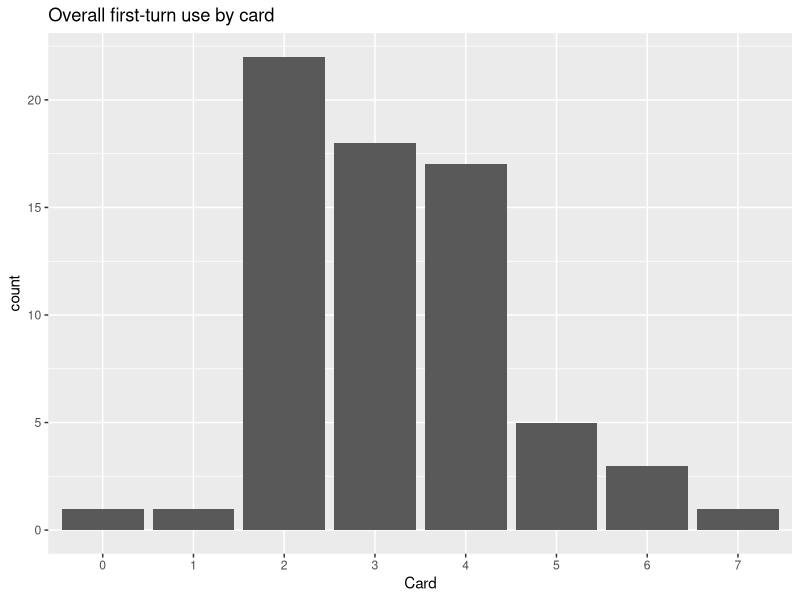
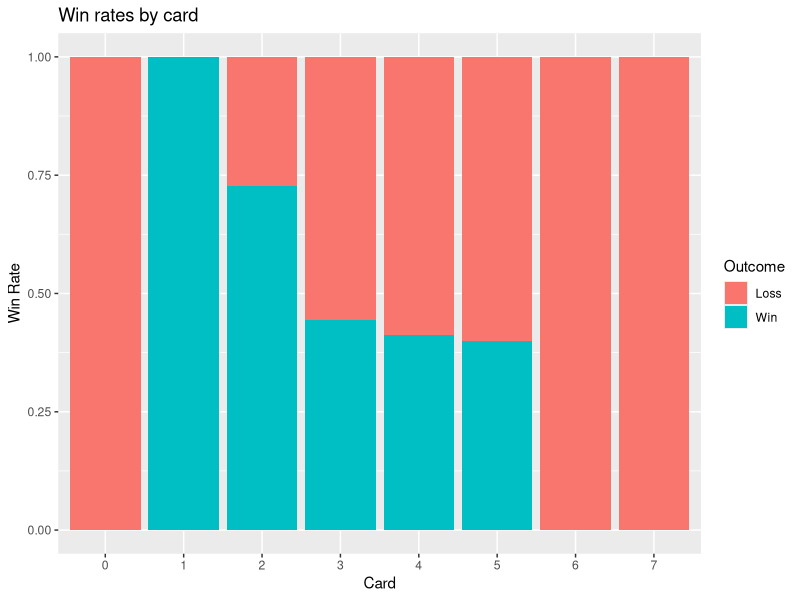
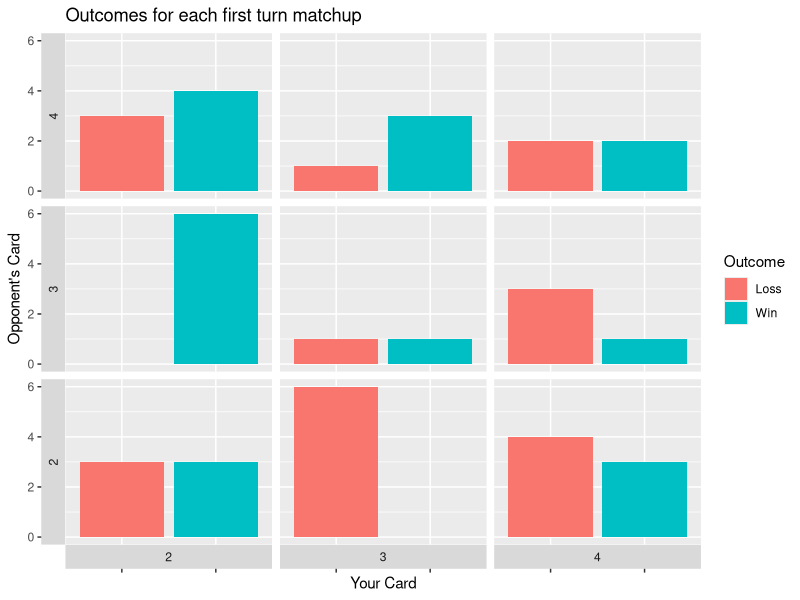

Here is the R script that generated these plots, in order:
## ---- chunk 1
knitr::opts_chunk$set(warning=FALSE, message=FALSE)
## ---- chunk 2
library(tidyverse)
library(stringr)
## ---- chunk 3
# Importing the data and mirroring it

columnNames = c("Game #","Player 1","Player 2","P2 wins?","P1 Card 1","P2 Card 1","P1 Card 2","P2 Card 2","P1 Card 3","P2 Card 3","P1 Card 4","P2 Card 4","P1 Card 5","P2 Card 5","P1 Card 6","P2 Card 6","P1 Card 7","P2 Card 7","P1 Card 8","P2 Card 8") %>% 
  str_replace_all("[ #?]", "")
ratData <- read_csv("Brave Rats Data - Record.csv", 
                    skip_empty_rows = TRUE, 
                    col_names = columnNames, 
                    skip=1)%>% 
  select(P2wins, P1Card1, P2Card1)

notFlipped <- ratData %>% 
  mutate(P1Wins = abs(P2wins-1), P1Card = ratData$P1Card1, P2Card = ratData$P2Card1) %>% select(P1Wins, P1Card, P2Card)

flipped <- ratData %>% 
  mutate(P1Wins = P2wins, P1Card = ratData$P2Card1, P2Card = ratData$P1Card1) %>% select(P1Wins, P1Card, P2Card)

fullSet <- rbind(notFlipped, flipped) %>% filter(P1Wins != 0.5) %>% mutate(Outcome = ifelse(
  P1Wins==1, "Win", "Loss"
))
## ---- chunk 4
fullSet %>% 
  ggplot(aes(x=P1Card %>% as_factor())) +
  geom_histogram(stat="count") +
  xlab("Card") +
  ggtitle("Overall first-turn use by card")
## ---- chunk 5
# Tabulated statistics for analysis.
fullSet %>% 
  group_by(P1Card, Outcome) %>% 
  tally() %>% 
  pivot_wider(names_from=Outcome, values_from=n, values_fill=0) %>% 
  mutate(winRate=Win/(Win+Loss))
## ---- chunk 6
fullSet %>% 
  ggplot(aes(x=P1Card %>% as_factor(), fill=Outcome)) +
  geom_histogram(position="fill", stat="count") +
  xlab("Card") +
  ylab("Win Rate") +
  ggtitle("Win rates by card")
## ---- chunk 7
fullSet %>% 
  filter(P1Card %in% c(2,3,4) & P2Card %in% c(2,3,4)) %>% 
  mutate(P2Card=factor(P2Card, levels=c("4","3","2"))) %>% 
  ggplot(aes(x=Outcome, fill=Outcome)) +
  geom_bar(aes(stat="count")) +
  facet_grid(vars(P2Card), vars(P1Card), switch="both") +
  ylab("Opponent's Card") +
  xlab("Your Card")+
  theme(axis.text.x = element_blank()) +
  ggtitle("Outcomes for each first turn matchup")
